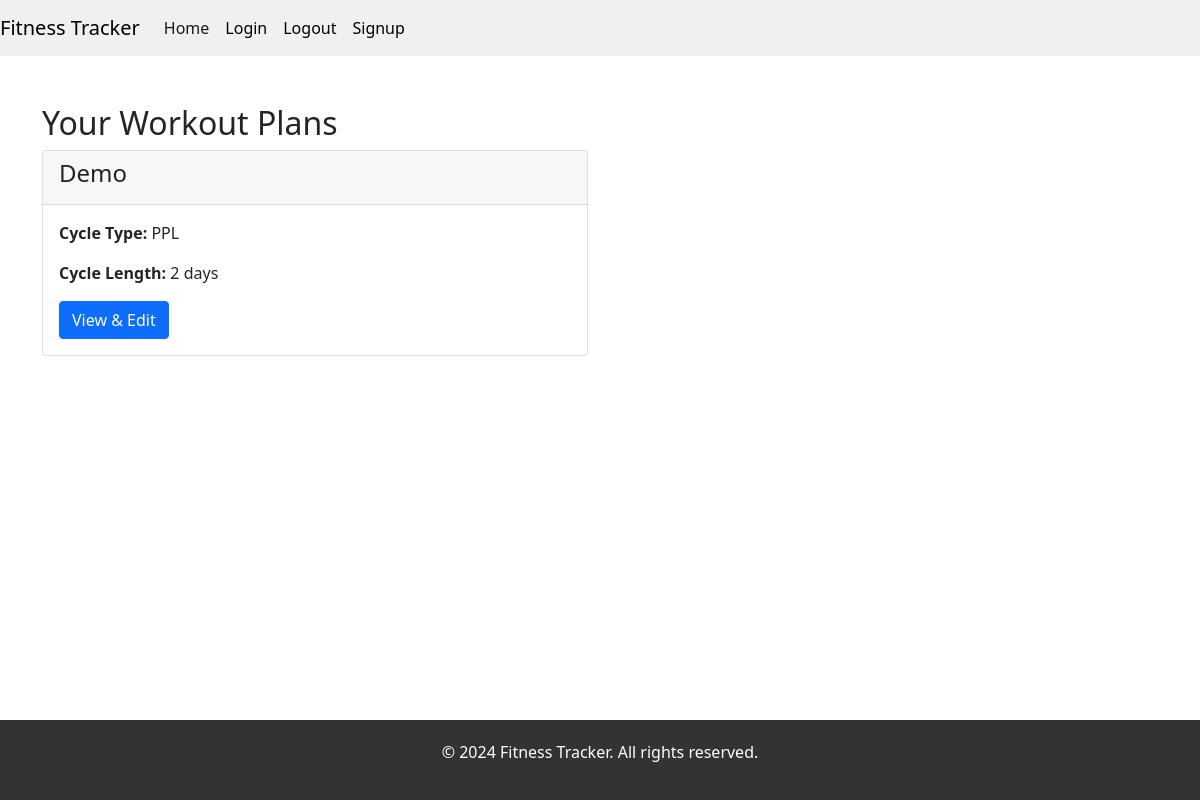
The page /view_workoutPlan/ (signed in) on the database its author committed.
### myApp/models.py (models this page shows, shortened)
class WorkoutPlan(db.Model):
    __tablename__ = 'workout_plan'
    _id = db.Column(db.Integer, primary_key=True)
    name = db.Column(db.String, nullable=False)
    user_id = db.Column(db.Integer, db.ForeignKey('user._id'), nullable=False)
    cycle_type = db.Column(db.String, nullable=False)
    cycle_length = db.Column(db.Integer, nullable=False)
    workout_days = db.relationship('WorkoutDay', back_populates='workout_plan', lazy=True)
    user = db.relationship('User', back_populates='workout_plans')

### myApp/blueprints/user/routes.py (the view)
@user_bp.route("/view_workoutPlan/", methods=["GET", "POST"])
@login_required
def view_workoutPlan():
    user_id = current_user._id
    plans = WorkoutPlan.query.filter_by(user_id=user_id).all()
    return render_template("view_workoutPlans.html", plans=plans)

### myApp/templates/view_workoutPlans.html (shortened to what this page needs)
{% extends "base.html" %}
{% block content %}
<div class="container mt-5">
    <h2>Your Workout Plans</h2>
    <div class="row">
        {% for plan in plans %}
        <div class="col-md-6">
            <div class="card mb-3">
                <div class="card-header">
                    <h4>{{ plan.name }}</h4>
                </div>
                <div class="card-body">
                    <p><strong>Cycle Type:</strong> {{ plan.cycle_type }}</p>
                    <p><strong>Cycle Length:</strong> {{ plan.cycle_length }} days</p>
                    <a href="{{ url_for('user_bp.edit_workoutPlan', plan_id=plan._id) }}" class="btn btn-primary">View & Edit</a>
                </div>
            </div>
        </div>
        {% endfor %}
    </div>
</div>
{% endblock %}

### myApp/static/css/base.css (style rules this page uses)
html, body { margin: 0; padding: 0; height: 100%; display: flex; flex-direction: column; }

### rows shown on the page
WorkoutPlan: name "Demo", cycle_type "PPL", cycle_length "2"
